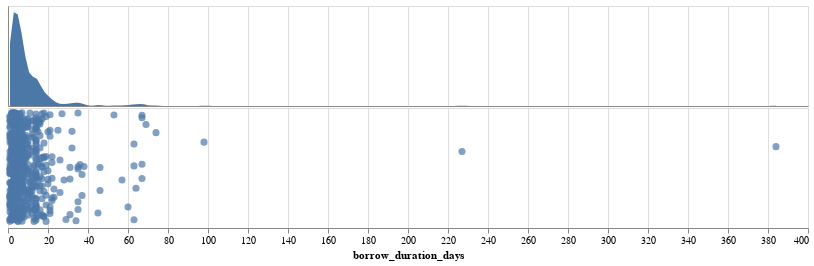

The notebook cell saved with this chart:
### Code cell
# generate a raincloud plot for the same set of borrows
raincloud_plot(borrow_events[borrow_events['start_datetime'].dt.year == 1932], 'borrow_duration_days')

### Figure 1 — Vega-Lite specification as saved in the notebook (floating-point values rounded to 4 significant figures; data arrays with more than 128 entries replaced by an {"elided": "..."} marker saying what was removed)
{"config": {"view": {"continuousWidth": 300, "continuousHeight": 300}, "concat": {"spacing": 0}}, "vconcat": [{"mark": {"type": "area", "orient": "vertical"}, "encoding": {"x": {"axis": {"labels": false, "ticks": false}, "field": "borrow_duration_days", "title": null, "type": "quantitative"}, "y": {"axis": {"grid": false, "labels": false, "ticks": false, "values": [0]}, "field": "density", "title": null, "type": "quantitative"}}, "height": 100, "transform": [{"density": "borrow_duration_days", "as": ["borrow_duration_days", "density"]}], "width": 800}, {"mark": {"type": "circle", "size": 50}, "encoding": {"x": {"axis": {"labels": true}, "field": "borrow_duration_days", "type": "quantitative"}, "y": {"axis": null, "field": "jitter", "title": null, "type": "quantitative"}}, "height": 120, "transform": [{"calculate": "(random() / 200) - 0.0052", "as": "jitter"}], "width": 800}], "data": {"name": "data-48da76d8a9745daee6614d7076cce739"}, "$schema": "https://vega.github.io/schema/vega-lite/v5.17.0.json", "datasets": {"data-48da76d8a9745daee6614d7076cce739": {"elided": "620 records"}}}
